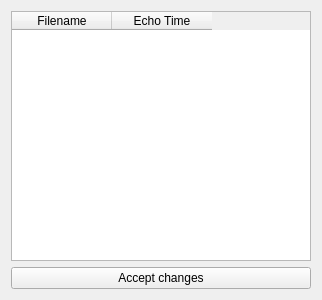
<?xml version="1.0" encoding="UTF-8"?>
<ui version="4.0">
 <class>Form</class>
 <widget class="QWidget" name="Form">
  <property name="geometry">
   <rect>
    <x>0</x>
    <y>0</y>
    <width>314</width>
    <height>300</height>
   </rect>
  </property>
  <property name="windowTitle">
   <string>Form</string>
  </property>
  <layout class="QVBoxLayout" name="verticalLayout">
   <item>
    <widget class="QTableWidget" name="tableWidget">
     <property name="minimumSize">
      <size>
       <width>300</width>
       <height>0</height>
      </size>
     </property>
     <column>
      <property name="text">
       <string>Filename</string>
      </property>
     </column>
     <column>
      <property name="text">
       <string>Echo Time</string>
      </property>
     </column>
    </widget>
   </item>
   <item>
    <widget class="QPushButton" name="pushButton">
     <property name="text">
      <string>Accept changes</string>
     </property>
    </widget>
   </item>
  </layout>
 </widget>
 <resources/>
 <connections/>
</ui>
